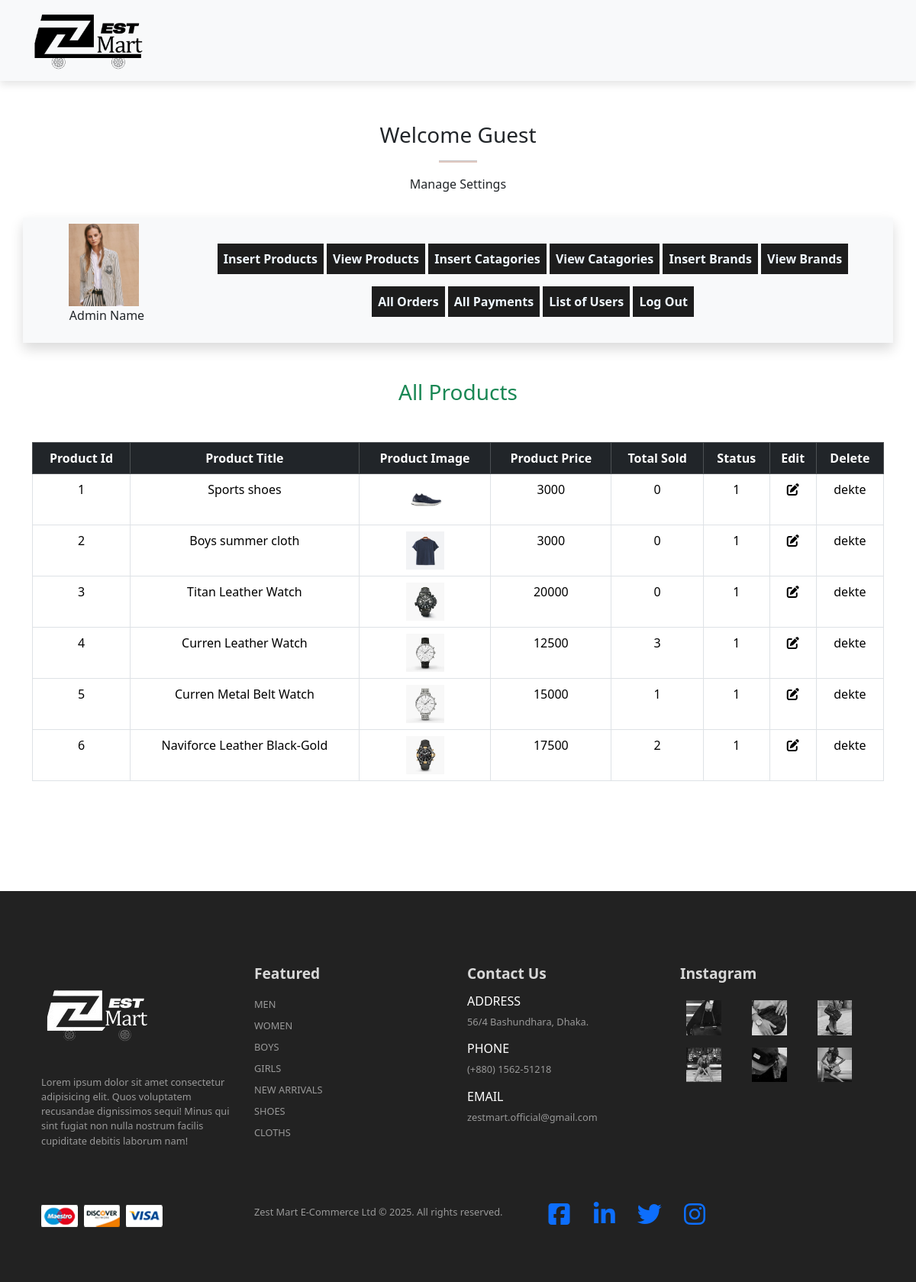
Screenshot of /admin_index.php?view_products with the database file from the repository.
### tables this page shows
CREATE TABLE `products` (
  `product_id` int(11) NOT NULL,
  `product_title` varchar(100) NOT NULL,
  `product_description` varchar(255) NOT NULL,
  `product_keywords` varchar(255) NOT NULL,
  `category_id` int(11) NOT NULL,
  `brand_id` int(11) NOT NULL,
  `product_image1` varchar(255) NOT NULL,
  `product_image2` varchar(255) NOT NULL,
  `product_image3` varchar(255) NOT NULL,
  `product_price` varchar(100) NOT NULL,
  `date` timestamp NOT NULL DEFAULT current_timestamp() ON UPDATE current_timestamp(),
  `status` varchar(100) NOT NULL
);

### view_products.php (the view, shortened to what this page needs)
<h3 class=" text-center text-success">All Products</h3>
<table class=" table table-bordered mt-5 text-center">
    <thead class="table-dark text-white">
        <tr>
            <th>Product Id</th>
            <th>Product Title</th>
            <th>Product Image</th>
            <th>Product Price</th>
            <th>Total Sold</th>
            <th>Status</th>
            <th>Edit</th>
            <th>Delete</th>
        </tr>
    </thead>
    <tbody class="">
        <?php
        $get_products = "SELECT * FROM `products`";
        $result = mysqli_query($conn, $get_products);
        $number = 0;
        while ($row = mysqli_fetch_array($result)) {
            $product_id = $row['product_id'];
            $product_title = $row['product_title'];
            $product_image1 = $row['product_image1'];
            $product_price = $row['product_price'];
            $number++;
            ?>
            <tr>
                <td><?php echo $number; ?></td>
                <td><?php echo $product_title; ?></td>
                <td><img src='product_images/<?php echo $product_image1; ?>' width='50' height='50'></td>
                <td><?php echo $product_price; ?></td>
                <td>
                    <?php
                    $get_count = "select * from `orders_pending` where product_id = '$product_id'";
                    $result_count = mysqli_query($conn, $get_count);
                    $rows_count = mysqli_num_rows($result_count);
                    echo $rows_count;
                    ?>
                </td>
                <td>1</td>
                <td><a href='admin_index.php?edit_products=<?php echo $product_id ?>' class=' text-black'><i
                            class='fa-solid fa-pen-to-square'></i></a></td>
                <td>dekte</td>
            </tr>
            <?php
        }
        ?>
    </tbody>
</table>

### style.css (style rules this page uses)
* { margin: 0; padding: 0; box-sizing: border-box; }
body { font-family: 'Poppins', sans-serif; }
h3 { font-size: 1.5rem; font-weight: 800; }

### rows the page displays
products: product_title "Sports shoes", product_image1 (picture), product_price "3000", rows_count "0"
products: product_title "Boys summer cloth", product_image1 (picture), product_price "3000", rows_count "0"
products: product_title "Titan Leather Watch", product_image1 (picture), product_price "20000", rows_count "0"
products: product_title "Curren Leather Watch", product_image1 (picture), product_price "12500", rows_count "3"
products: product_title "Curren Metal Belt Watch", product_image1 (picture), product_price "15000", rows_count "1"
products: product_title "Naviforce Leather Black-Gold", product_image1 (picture), product_price "17500", rows_count "2"
